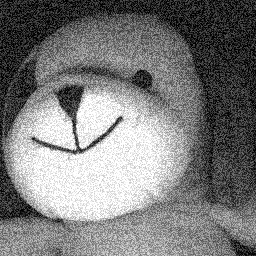
%> input picture daft-sources/images/filtre-2d/maurice_noise.png, 256 x 256 px
$ octave main.m   (GNU Octave 9; MATLAB toolbox functions it lacks are replaced by stand-ins)
%> lines starting %> are read from the running program, lines starting %| are printed output that depends on the picture; in (x1, y1, x2, y2) boxes, pixels count from 0 and x2, y2 are one past the last pixel; in counts of white or black regions, pixels touching at a corner belong together; the program's own positions count from 1
[im, cm] = imread('maurice_noise.png');
%> im is the input picture: size 256x256 uint8; min 0, max 255, mean 123.5
%> cm = 256 rows, first 12: [0 0 0; 0.00392 0.00392 0.00392; 0.00784 0.00784 0.00784; 0.0118 0.0118 0.0118; 0.0157 0.0157 0.0157; 0.0196 0.0196 0.0196; 0.0235 0.0235 0.0235; 0.0275 0.0275 0.0275; 0.0314 0.0314 0.0314; 0.0353 0.0353 0.0353; 0.0392 0.0392 0.0392; 0.0431 0.0431 0.0431]
colormap(cm);

im_svg = im;

% image d'origine
SUBPLOT(1,2,1);
%> (this line was passed over: SUBPLOT is not available in this run)
image(im);
axis image;
axis off;
title('Image bruit閑');

% on 閠end la taille des matrices pour faire une
% convolution
[n,p] = size(im);
%> n = 256; p = 256
nn = 3;	% taille du support du filtre
t = n+nn; % nouvelle taille des matrices
%> t = 259
% on agrandi pour calculer la convolution
im(t, t) = 0;
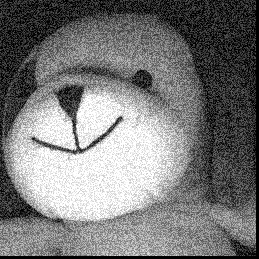
%> im: size 259x259 uint8; min 0, max 255, mean 120.7
f = zeros(t, t);
f(1,1) = 4;
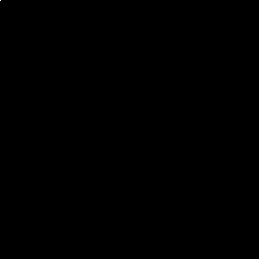
%> f: size 259x259 double; values 0 (black) and 4 (white), 0% white in thin lines or dots, all inside (x1, y1, x2, y2) = (0, 0, 1, 1)
f(2,1) = 2;
%> f: size 259x259 double; under 0.01% of pixels changed, all inside (x1, y1, x2, y2) = (0, 1, 1, 2)
f(1,2) = 2;
%> f: size 259x259 double; min 0, max 4, mean 0.000119
f(t,1) = 2;
%> f: size 259x259 double; min 0, max 4, mean 0.000149
f(1,t) = 2;
%> f: size 259x259 double; min 0, max 4, mean 0.000179
f(3,1) = 1;
%> f: size 259x259 double; min 0, max 4, mean 0.000194
f(2,2) = 1;
%> f: size 259x259 double; min 0, max 4, mean 0.000209
f(1,3) = 1;
%> f: size 259x259 double; min 0, max 4, mean 0.000224
f(t-1,1) = 1;
%> f: size 259x259 double; min 0, max 4, mean 0.000239
f(t,2) = 1;
%> f: size 259x259 double; min 0, max 4, mean 0.000253
f(1,t-1) = 1;
%> f: size 259x259 double; min 0, max 4, mean 0.000268
f(2,t) = 1;
%> f: size 259x259 double; min 0, max 4, mean 0.000283
f(t,t) = 1;
%> f: size 259x259 double; min 0, max 4, mean 0.000298
f(4,1) = 0.5;
%> f: size 259x259 double; min 0, max 4, mean 0.000306
f(3,2) = 0.5;
%> f: size 259x259 double; min 0, max 4, mean 0.000313
f(2,3) = 0.5;
%> f: size 259x259 double; min 0, max 4, mean 0.000321
f(1,4) = 0.5;
%> f: size 259x259 double; min 0, max 4, mean 0.000328
f(t-2,1) = 0.5;
%> f: size 259x259 double; min 0, max 4, mean 0.000335
f(t-1,2) = 0.5;
%> f: size 259x259 double; min 0, max 4, mean 0.000343
f(t,3) = 0.5;
%> f: size 259x259 double; min 0, max 4, mean 0.00035
f(1,t-2) = 0.5;
%> f: size 259x259 double; min 0, max 4, mean 0.000358
f(2,t-1) = 0.5;
%> f: size 259x259 double; min 0, max 4, mean 0.000365
f(3,t) = 0.5;
%> f: size 259x259 double; min 0, max 4, mean 0.000373
f(t,t-1) = 0.5;
%> f: size 259x259 double; min 0, max 4, mean 0.00038
f(t-1,t) = 0.5;
%> f: size 259x259 double; min 0, max 4, mean 0.000388
m = sum(sum(f));
%> m = 26
f = f./m;

im = real( ifft2(fft2(im).*fft2(f)) );
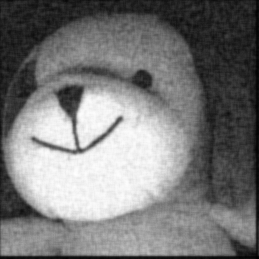
%> im: size 259x259 double; min -3.47e-15, max 253, mean 120.7; drawn with min black and max white
im = im(2:n,1:n);
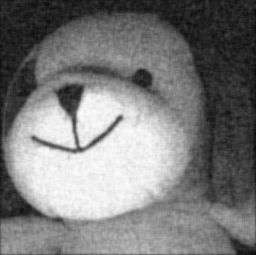
%> im: size 255x256 double; min 10.17, max 253, mean 123.5
SUBPLOT(1,2,2);
%> (this line was passed over: SUBPLOT is not available in this run)
image(im);
axis image;
axis off;
title('Apr鑣 filtrage par une gaussienne');

saveas(gcf, '../../images/filtre-2d', 'eps');
saveas(gcf, '../../images/filtre-2d', 'png');
